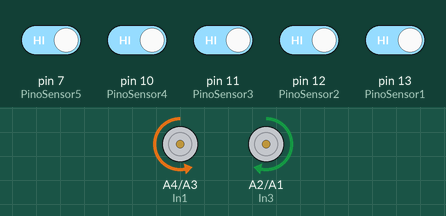
Simulated run of this sketch. Board: Arduino Uno, built with avr-gcc and run on an emulated ATmega328P. Shown: motor-driver pin pairs drawn as motors (green arrow = first pin HIGH = forward, orange = second pin HIGH = backward, longer = more drive, scaled by the enable pin). The inputs (shaded band) are chosen by the test bench; at power-on: pin 7 (PinoSensor5), pin 10 (PinoSensor4), pin 11 (PinoSensor3), pin 12 (PinoSensor2), pin 13 (PinoSensor1) HIGH.

Above: at 4.2 s.
4.3 s: pin 7 (PinoSensor5) driven LOW
At 4.7 s:
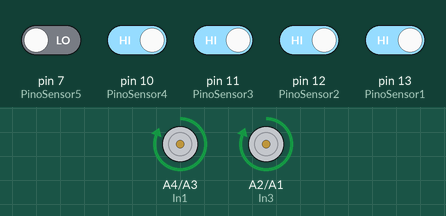
5.8 s: pin 7 (PinoSensor5) driven HIGH and pin 10 (PinoSensor4) driven LOW
At 7.0 s:
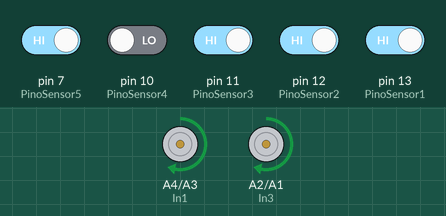
7.3 s: pin 10 (PinoSensor4) driven HIGH and pin 12 (PinoSensor2) driven LOW
At 8.2 s:
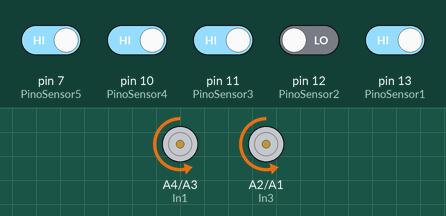
Timing chart, 0 to 10.3 s (numbered marks = the images above; inputs shaded):
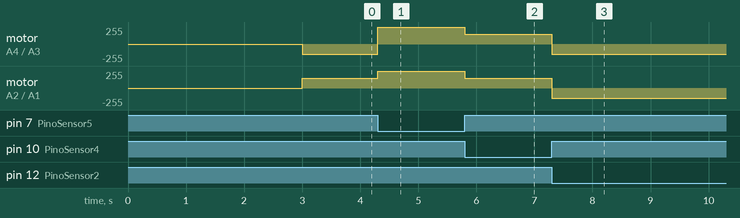

The sketch:

LineFollowerTaurus.ino
```cpp
int Sensor = 0;
int sensorAnterior = 0;

#define PinoSensor1 13
#define PinoSensor2 12
#define PinoSensor3 11
#define PinoSensor4 10
#define PinoSensor5  7

//Correcao necessário quando um motor gira mais rápido que outro, será somando a velocidade
#define correcaoMotorEsquerdo 0
#define correcaoMotorDireito  0
#define VEL_MAX 255
#define VEL_MED 150

#define Ena  5  //pino velocidade motor esquerdo
#define In1 A4  //rotaçao para tras motor esquerdo
#define In2 A3  //rotaçao para frente motor esquerdo
#define In3 A2  //rotaçao para frente motor direito
#define In4 A1  //rotaçao para tras motor direito
#define Enb  6  //pino velocidade motor direito

void setup() {
  //Serial.begin(9600);
  pinMode(PinoSensor1, INPUT);
  pinMode(PinoSensor2, INPUT);
  pinMode(PinoSensor3, INPUT);
  pinMode(PinoSensor4, INPUT);
  pinMode(PinoSensor5, INPUT);

  pinMode(Ena, OUTPUT);
  pinMode(In1, OUTPUT);
  pinMode(In2, OUTPUT);
  pinMode(In3, OUTPUT);
  pinMode(In4, OUTPUT);
  pinMode(Enb, OUTPUT);

  delay(3000); //tempo para o carro estabilizar na pista, se tiver rotina de calibração ela será aqui

  retoEmFrente(VEL_MED); //Inicia a corrida
  sensorAnterior = 0b00100; //indo para frente
}

void loop() {
  Sensor = 0;
  if (!digitalRead(PinoSensor5))
    Sensor += ( 1 << 0 );
  if (!digitalRead(PinoSensor4))
    Sensor += ( 1 << 1 );
  if (!digitalRead(PinoSensor3))
    Sensor += ( 1 << 2 );
  if (!digitalRead(PinoSensor2))
    Sensor += ( 1 << 3 );
  if (!digitalRead(PinoSensor1))
    Sensor += ( 1 << 4 );
  if (( Sensor == 0b00000 ) || ( Sensor == 0b11111 )) {
    Sensor = sensorAnterior;
  }

  /*
    Serial.println( "Sensor :" + String(Sensor,BIN) );
  */

  if ( Sensor != sensorAnterior ) { //Só faz alguma ação se a leitura atual for diferente da anterior
    sensorAnterior = Sensor;
    if (Sensor == 0b00100) {
      //Serial.println("RETA");
      retoEmFrente(VEL_MED);
    } else if (Sensor == 0b00010) {
      //Serial.println("curva suave para direita");
      curvaDireita( VEL_MED );
    } else if (Sensor == 0b01000) {
      //Serial.println("curva suave para esquerda");
      curvaEsquerda( VEL_MED );
    } else if (Sensor == 0b00001) {
      //Serial.println("curva fechada para direita");
      curvaDireita(VEL_MAX);
    } else if (Sensor == 0b10000) {
      //Serial.println("curva fechada para esquerda");
      curvaEsquerda( VEL_MAX );
    }
  }
}


void retoEmFrente( byte velocidade ) {
  analogWrite(Ena, velocidade + correcaoMotorEsquerdo );
  analogWrite(Enb, velocidade + correcaoMotorDireito );
  digitalWrite(In1, 0); //rotaçao para tras motor direito
  digitalWrite(In4, 0); //rotaçao para tras motor esquerdo
  digitalWrite(In2, 1); //rotaçao para frente motor direito
  digitalWrite(In3, 1); //rotaçao para frente motor esquerdo
}

void curvaDireita( byte velocidade ) {
  analogWrite(Ena, velocidade + correcaoMotorEsquerdo );
  analogWrite(Enb, velocidade + correcaoMotorDireito );
  digitalWrite(In2, 0); //rotaçao para frente motor direito
  digitalWrite(In4, 0); //rotaçao para tras motor esquerdo
  digitalWrite(In1, 1); //rotaçao para tras motor direito
  digitalWrite(In3, 1); //rotaçao para frente motor esquerdo
}

void curvaEsquerda( byte velocidade ) {
  analogWrite(Ena, velocidade + correcaoMotorEsquerdo );
  analogWrite(Enb, velocidade + correcaoMotorDireito );
  digitalWrite(In1, 0); //rotaçao para tras motor direito
  digitalWrite(In3, 0); //rotaçao para frente motor esquerdo
  digitalWrite(In2, 1); //rotaçao para frente motor direito
  digitalWrite(In4, 1); //rotaçao para tras motor esquerdo
}
```

Measured:
- after the input at 4.3 s, motor on A4 (In1) / A3 (In2): backward 150/255 → forward 255/255 at once; motor on A2 (In3) / A1 (In4): forward 150/255 → forward 255/255 at once
- after the input at 5.8 s, motor on A4 (In1) / A3 (In2), motor on A2 (In3) / A1 (In4): forward 255/255 → forward 150/255 at once
- after the input at 7.3 s, motor on A4 (In1) / A3 (In2), motor on A2 (In3) / A1 (In4): forward 150/255 → backward 150/255 at once
